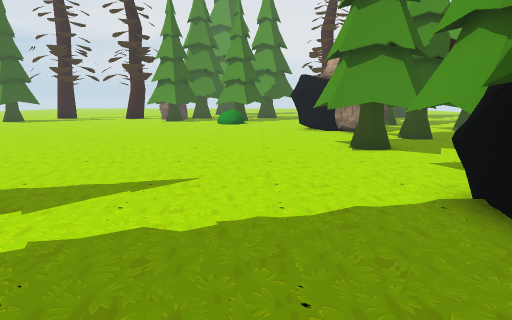
View 1 (above)

24 first-person views from a walk through a 3-D level made in the Unity game engine. The camera is 1.3 m above the floor, tilts 10° down and sees 75° across. The floor is counted in squares, 1 m on a side. Each view is taken from the middle of a square. On the plan, view 1 faces up. The plan holds only what a view shows up to about 14 squares ahead; the rest is blank. The place goes on beyond the plan. Some surface patterns are stand-ins.

View 2
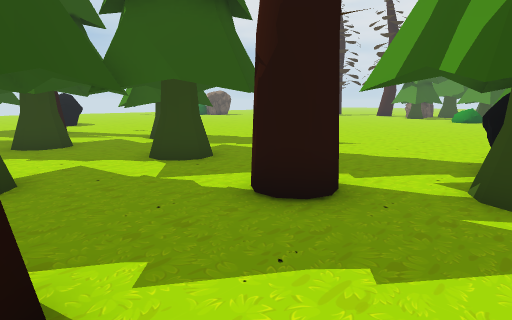

View 3
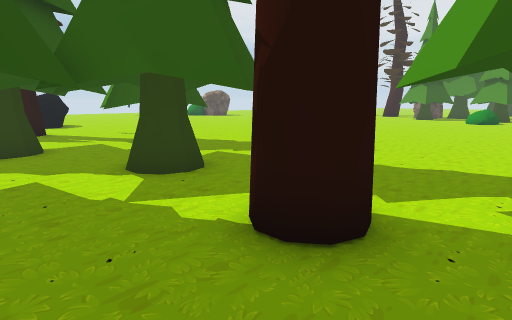

View 4
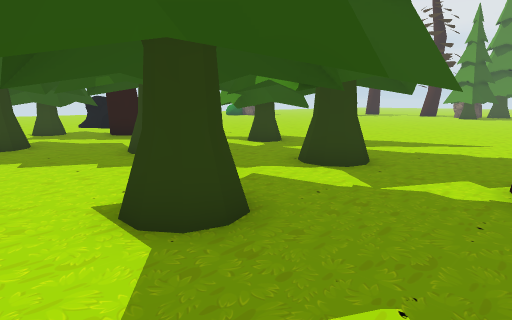

View 5
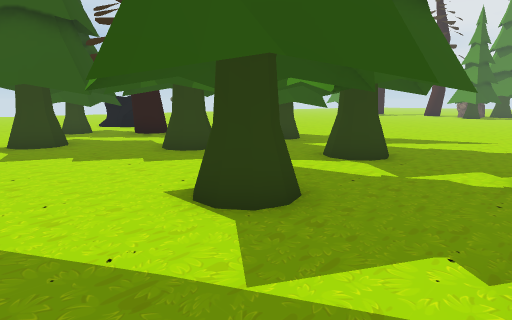

View 6
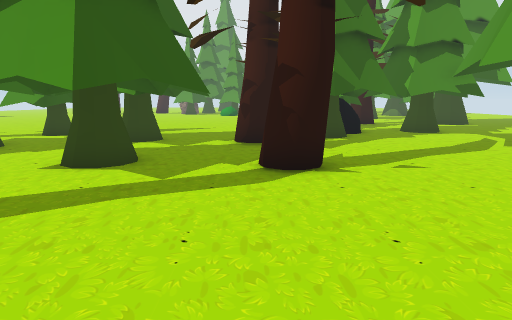

View 7
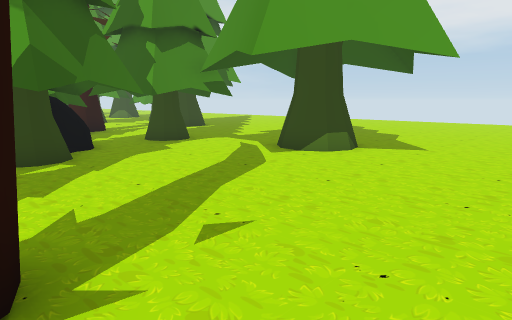

View 8
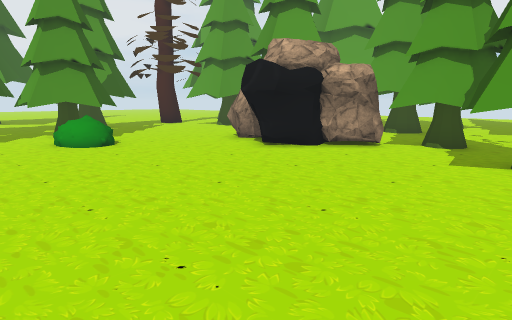

View 9
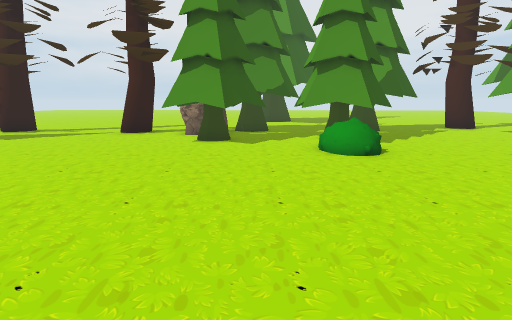

View 10
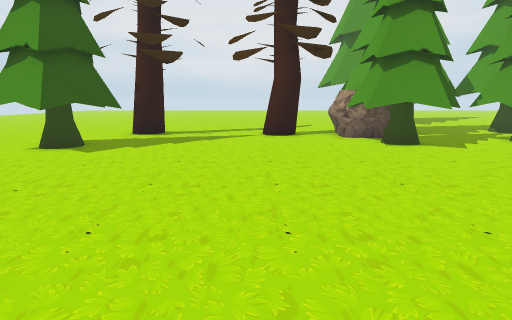

View 11
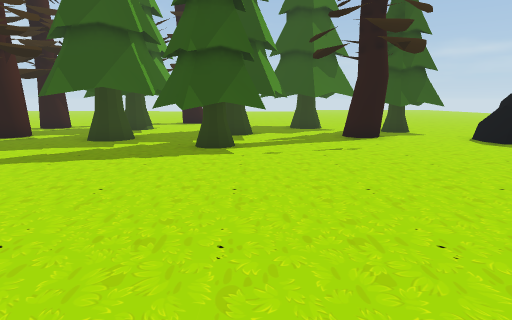

View 12
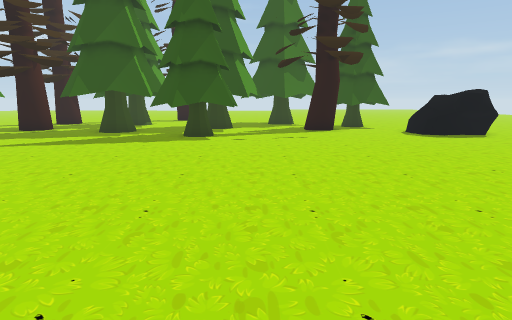

View 13
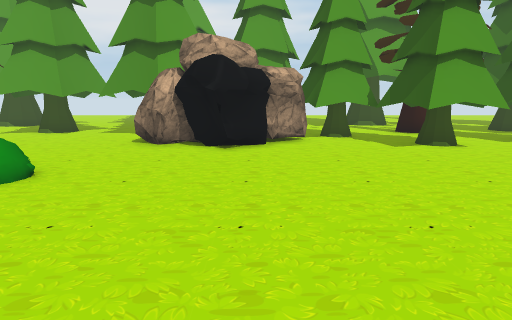

View 14
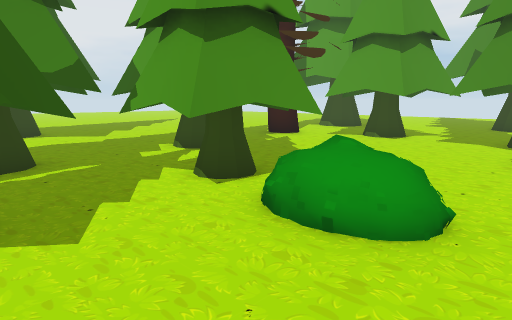

View 15
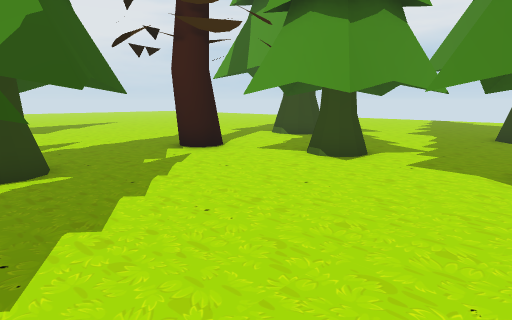

View 16
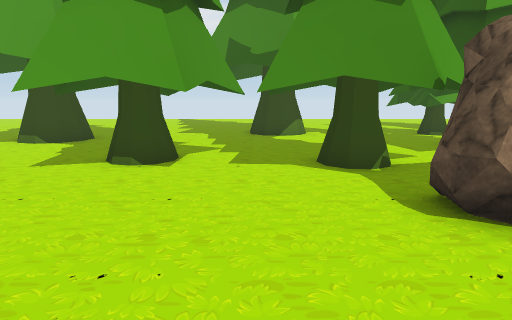

View 17
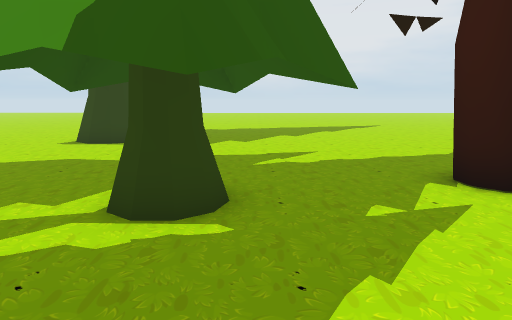

View 18
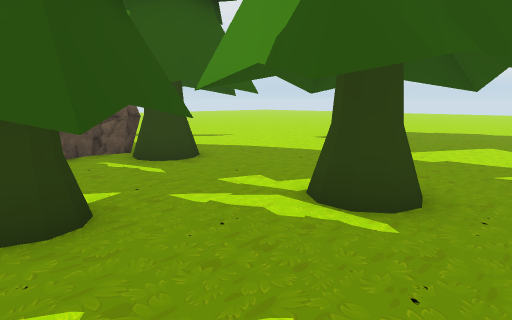

View 19
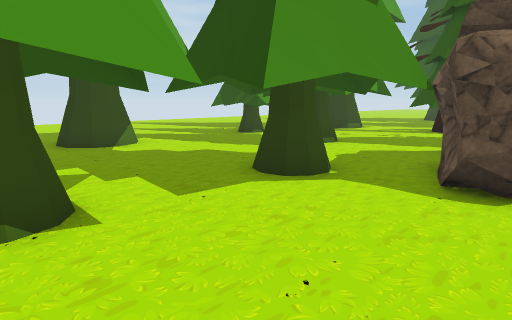

View 20
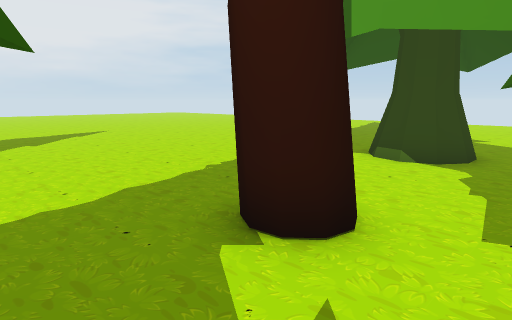

View 21
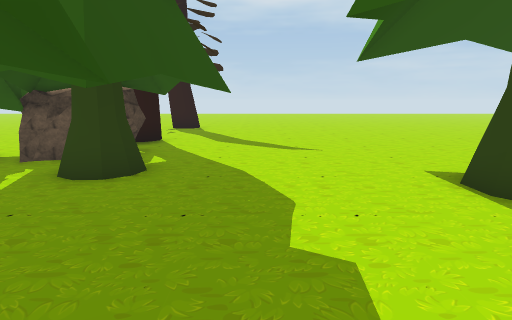

View 22
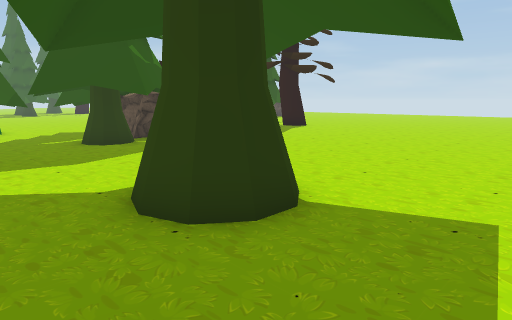

View 23
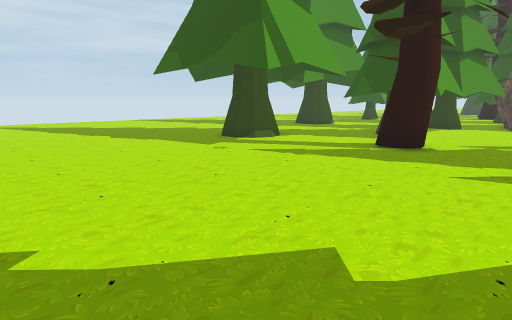

View 24
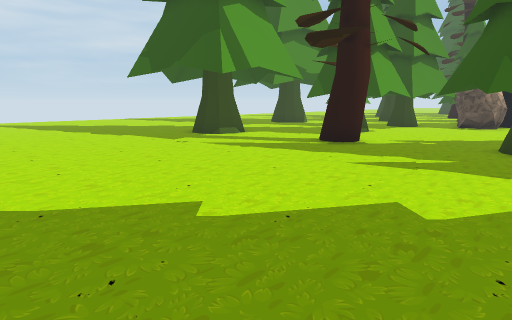

### Floor plan
Key: @ floor where view 1 was taken; # wall or solid block; x gap in a wall; . floor; O other object.
Columns run from 15 left of view 1 to 13 right of it. Each row starts with its distance up from view 1.
 37    ....    ................
 36    ..........................
 35 .............................
 34 ...........OOO...............
 33 ...........OOO...............
 32 .............................
 31  ............................
 30   ...........................
 29    .......................OO.
 28    .......OO..OOOO...O....OO
 27    ......OOOOOOOOOO.#O....OO.
 26  O....O.#OOO.OOOO.O....O.....
 25 ##...OOxOOO.O.OO.O...##OO....
 24  .......OOOOOOOOOO...OOOOO...
 23 O.......OOOO.OOOO....OOOO....
 22 OO......OOOO.OOO.....OOOO....
 21 O........OO..O ......OOO....O
 20 O............OO......O.OO...O
 19 .............OO....OO.OOO....
 18 ..................OOOOOOO....
 17  .................OOOOOO.O...
 16   ...............OOOO..OO. ..
 15   ...............OOOOO.OOOOOO
 14    ................O O.OOOOOO
 13     ...............OOOOO O
 12    .................OOO.....
 11    ...............OOOO .....
 10   ...............OOOO#...
  9  ................OOOO O.
  8 .................OOO O#
  7 ...................O ...
  6 ..................OOOO.O
  5 ..................O  OOOO
  4 .........O........O OO.OOO.
  3 .......OOO...O...OOOO OOO ..
  2 .......OOOOOOO...# OO.OOO...
  1 O......OOOO.OOO.###OOO.....
  0 ..##..OOOOOOOOO@O##OO....O
 -1 O###.OOOOOOOOO..#.O.....OO
 -2 OO###OOOO.OOOOO..........OO..
 -3 OOOOOOO OO.OOOO..............
 -4   OO OOOO..OOOOxOO...........
 -5   .O OO....OO.O..#...........
 -6       O......O...............
 -7             ..........
 -8              .......
 -9               .....
-10
-11                 .

Where each view was taken, in squares from view 1:
view 1: 0 up, 0 right, facing up
view 2: 4 down, 4 right, facing up-left
view 3: 3 down, 3 right, facing up-left
view 4: 6 down, 1 right, facing up-left
view 5: 7 down, 1 right, facing up-left
view 6: 11 down, 1 right, facing up
view 7: 7 down, 2 right, facing up-right
view 8: 9 up, 5 left, facing up-right
view 9: 11 up, 4 left, facing up
view 10: 12 up, 10 left, facing up
view 11: 12 up, 8 left, facing down
view 12: 15 up, 9 left, facing down
view 13: 15 up, 7 left, facing right
view 14: 18 up, 5 left, facing up-right
view 15: 19 up, 0 right, facing up-right
view 16: 21 up, 0 right, facing right
view 17: 22 up, 2 right, facing up
view 18: 22 up, 3 right, facing up-left
view 19: 24 up, 3 right, facing down-right
view 20: 25 up, 3 right, facing up-right
view 21: 29 up, 2 right, facing left
view 22: 37 up, 0 right, facing down-left
view 23: 37 up, 2 right, facing down-right
view 24: 37 up, 0 right, facing down-right
